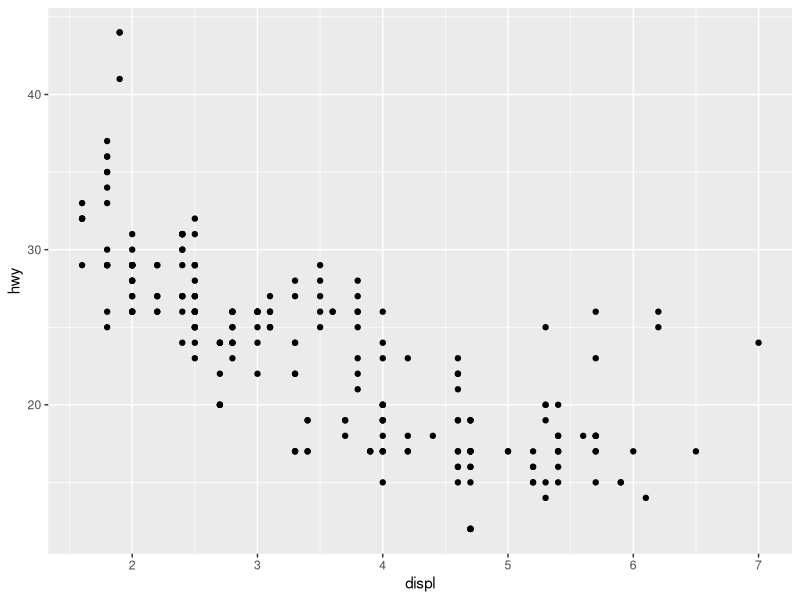
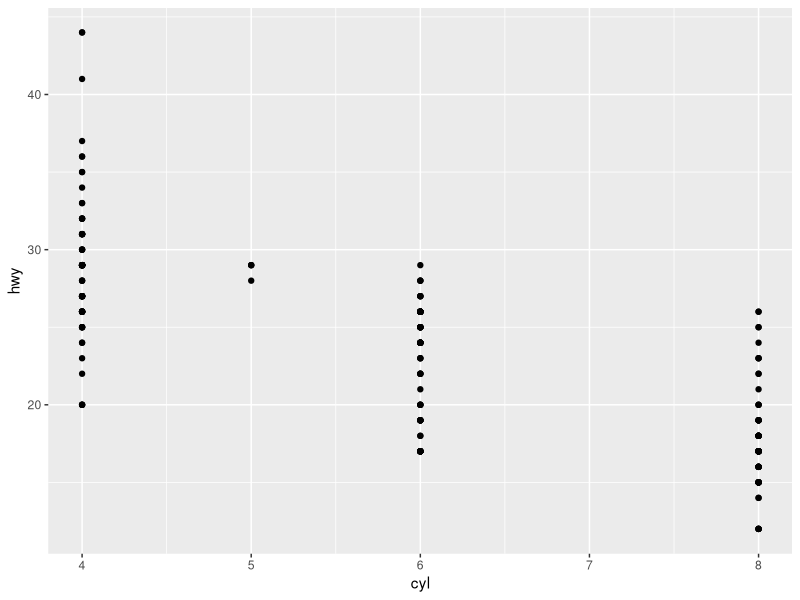
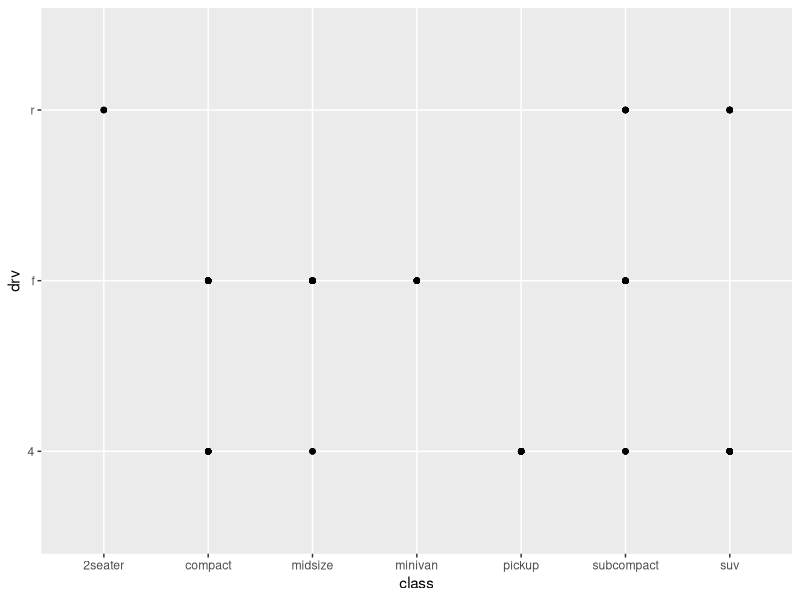
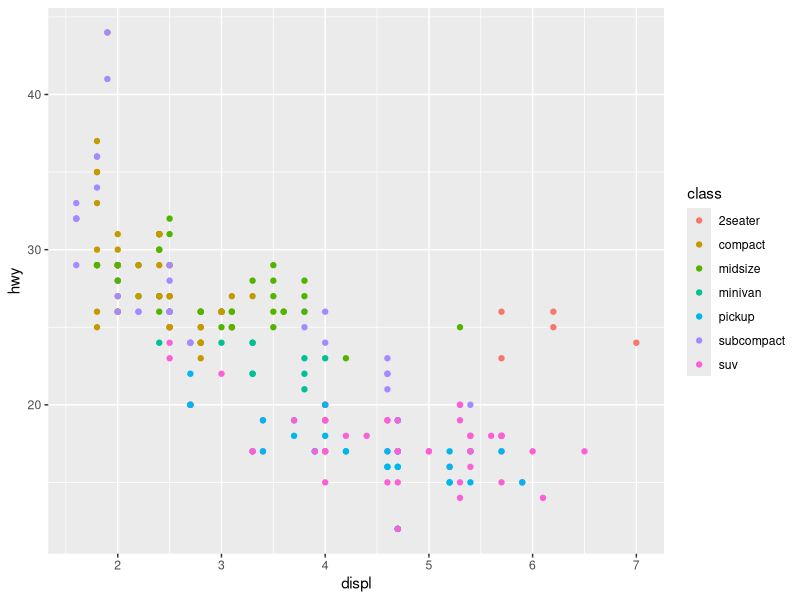
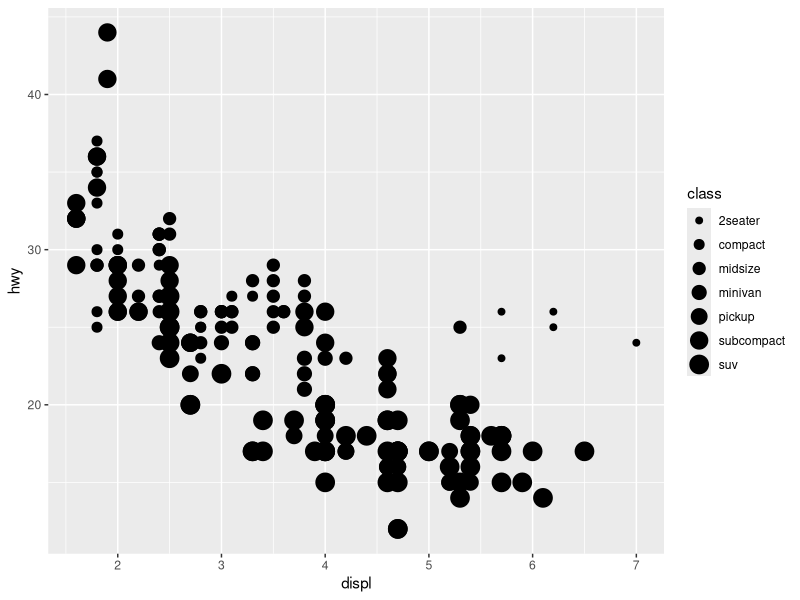
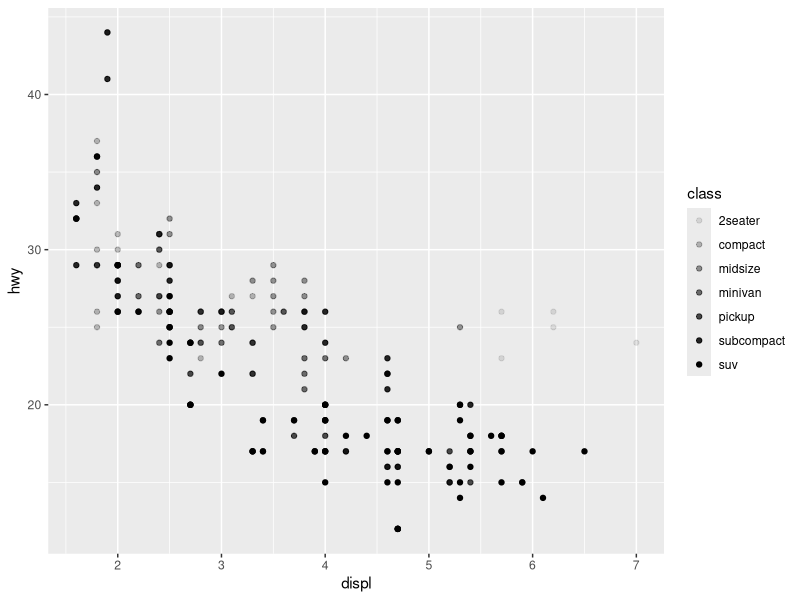
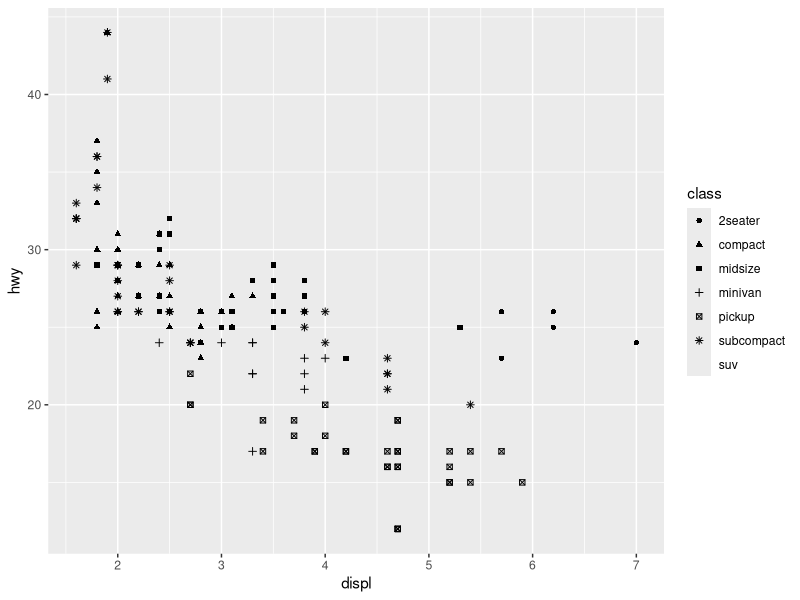
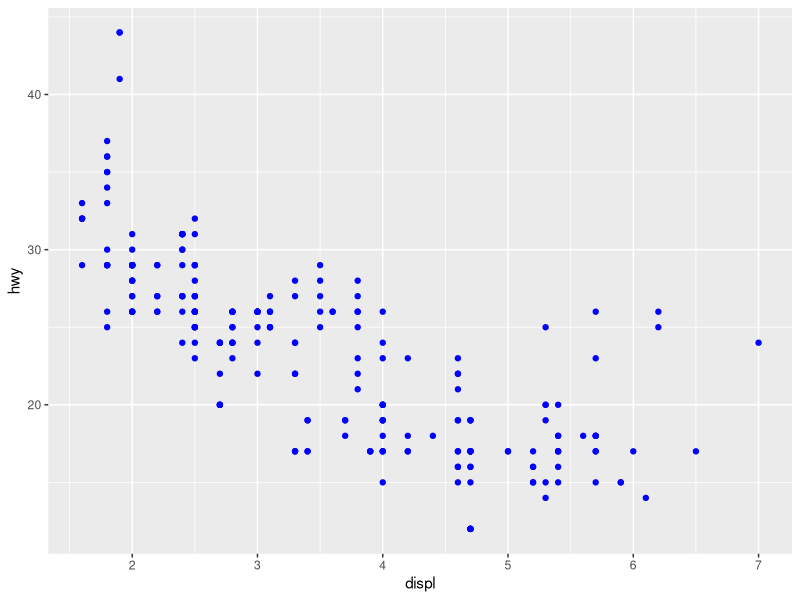

The R script that drew these images, in order: (Note: this script raises an error after producing the figures.)
# Chapter 1-3 Code and notes
library(tidyverse)
tidyverse_update()

# Chapter 3
mpg
?mpg

ggplot(data = mpg) +
  geom_point(mapping = aes(x = displ, y = hwy))

ggplot(data = mpg) +
  geom_point(mapping = aes(x = cyl, y = hwy))

ggplot(data = mpg) +
  geom_point(mapping = aes(x = class, y = drv))

ggplot(data = mpg)+
  geom_point(mapping = aes(x = displ, y = hwy, color = class))

ggplot(data = mpg) +
  geom_point(mapping = aes(x = displ, y = hwy, size = class))

ggplot(data = mpg) + 
  geom_point(mapping = aes(x = displ, y = hwy, alpha = class))

ggplot(data = mpg) + 
  geom_point(mapping = aes(x = displ, y = hwy, shape = class))

# Notice how color goes outside aes here
ggplot(data = mpg) + 
  geom_point(mapping = aes(x = displ, y = hwy), color = "blue")

mpg

# Shading when color is a continuous variable
ggplot(data = mpg) +
  geom_point(mapping = aes(x = displ, y = hwy, color = cty))

ggplot(data = mpg) +
  geom_point(mapping = aes(x = displ, y = hwy, size = cty))

# Cannot map shape to continuous variable
ggplot(data = mpg) +
  geom_point(mapping = aes(x = displ, y = hwy, shape = cty))

?geom_point
vignette("ggplot2-specs")

# Adjust color based on true/false statement
ggplot(data = mpg) +
  geom_point(mapping = aes(x = displ, y = hwy, color = displ < 5))

ggplot(data = mpg) +
  geom_point(mapping = aes(x = displ, y =hwy)) +
  facet_wrap(~ class, nrow = 2)

ggplot(data = mpg) +
  geom_point(mapping = aes(x = displ, y = hwy)) +
  facet_grid(drv ~ cyl)

ggplot(data = mpg) +
  geom_point(mapping = aes(x = displ, y = hwy)) +
  facet_grid(. ~ cyl)

ggplot(data = mpg) +
  geom_point(mapping = aes(x = displ, y =hwy)) +
  facet_wrap(~ cty, nrow = 2)

ggplot(data = mpg) + 
  geom_point(mapping = aes(x = displ, y = hwy)) +
  facet_grid(drv ~ .)

ggplot(data = mpg) + 
  geom_point(mapping = aes(x = displ, y = hwy)) +
  facet_grid(. ~ cyl)

ggplot(data = mpg) +
  geom_smooth(mapping = aes(x = displ, y = hwy))

ggplot(data = mpg) +
  geom_smooth(mapping = aes(x = displ, y = hwy, linetype = drv, color = drv)) +
  geom_point(mapping = aes(x = displ, y = hwy, color = drv))

ggplot(data = mpg) +
  geom_smooth(mapping = aes(x = displ, y = hwy))

ggplot(data = mpg) +
  geom_smooth(mapping = aes(x = displ, y = hwy, group = drv))

ggplot(data = mpg) +
  geom_smooth(
    mapping = aes(x = displ, y = hwy, color = drv),
    show.legend = FALSE
  )

# multiple plots on same chart, but mapping only once
ggplot(data = mpg, mapping = aes(x = displ, y = hwy)) + 
  geom_point(mapping = aes(color=class)) + 
  geom_smooth()

ggplot(data = mpg, mapping = aes(x = displ, y = hwy)) + 
  geom_point(mapping = aes(color = class)) + 
  geom_smooth(data = filter(mpg, class == "subcompact"), se = FALSE)

ggplot(data = mpg, mapping = aes(x = displ, y = hwy, color = drv)) + 
  geom_point() + 
  geom_smooth(se = FALSE)

# End of Chapter 3.6

ggplot(data = diamonds) +
  geom_bar(mapping = aes(x = cut))

# Same plot using stat_count
ggplot(data = diamonds) + 
  stat_count(mapping = aes(x = cut))

# Override default stat and use proportion
ggplot(data = diamonds) +
  geom_bar(mapping = aes(x = cut, y = stat(prop), group = 1))

# Use summary stats (max, min, median)
ggplot(data = diamonds) +
  stat_summary(
    mapping = aes(x = cut, y = depth),
    fun.min = min,
    fun.max = max,
    fun = median
  )

ggplot(data = diamonds) + 
  geom_bar(mapping = aes(x = cut, y = after_stat(prop), group = 1))
ggplot(data = diamonds) + 
  geom_bar(mapping = aes(x = cut, fill = color, y = after_stat(prop), group = 1))

# 3.8
ggplot(data = diamonds) + 
  geom_bar(mapping = aes(x = cut, fill = clarity))
  
ggplot(data = diamonds, mapping = aes(x = cut, fill = clarity)) + 
  geom_bar(alpha = 1/5, position = "identity")
ggplot(data = diamonds, mapping = aes(x = cut, colour = clarity)) + 
  geom_bar(fill = NA, position = "identity")         
# 100% stacked bar
ggplot(data = diamonds) + 
  geom_bar(mapping = aes(x = cut, fill = clarity), position = "fill")

# clustered bar chart
ggplot(data = diamonds) + 
  geom_bar(mapping = aes(x = cut, fill = clarity), position = "dodge")

# Add jitter to points to show all points
ggplot(data = mpg) + 
  geom_point(mapping = aes(x = displ, y = hwy), position = "jitter")

#coord_flip to move something from x to y axis
ggplot(data = mpg, mapping = aes(x = class, y = hwy)) + 
  geom_boxplot()
ggplot(data = mpg, mapping = aes(x = class, y = hwy)) + 
  geom_boxplot() +
  coord_flip()

#coord_quickmap for maps
nz <- map_data("nz")

ggplot(nz, aes(long, lat, group = group)) +
  geom_polygon(fill = "white", colour = "black")

ggplot(nz, aes(long, lat, group = group)) +
  geom_polygon(fill = "white", colour = "black") +
  coord_quickmap()

#Polar map
bar <- ggplot(data = diamonds) + 
  geom_bar(
    mapping = aes(x = cut, fill = cut), 
    show.legend = FALSE,
    width = 1
  ) + 
  theme(aspect.ratio = 1) +
  labs(x = NULL, y = NULL)

bar + coord_flip()
bar + coord_polar()

# End of Chapter 3